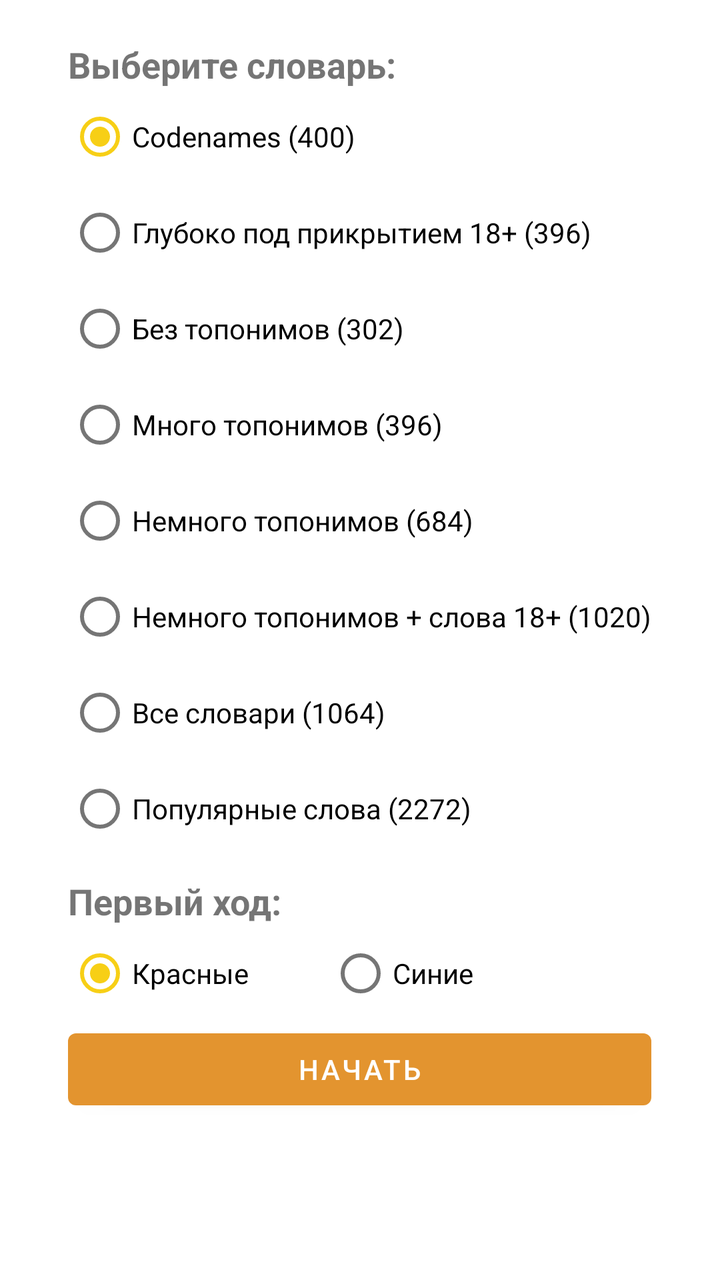
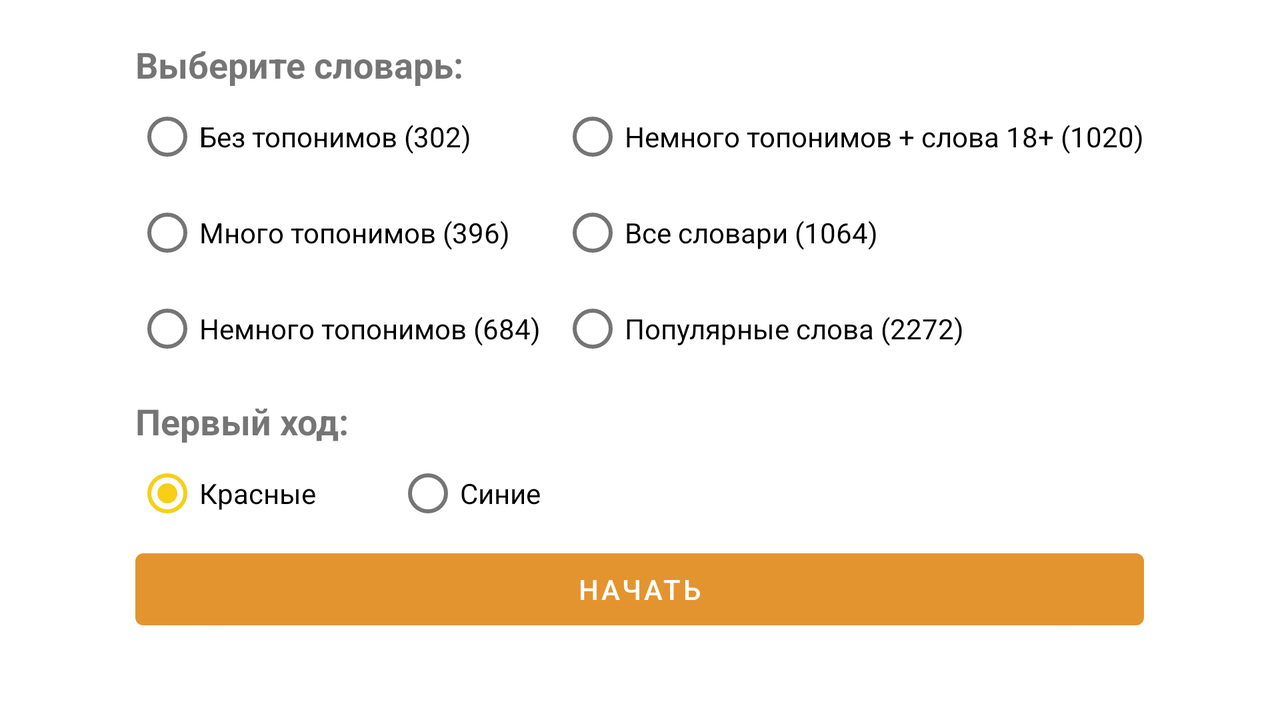

An Android layout and its configuration variant, each rendered on a device that would load it. The default file and the variant file are quoted in full after the pictures.
<!-- AndroidManifest.xml: application theme Theme.Codenames -->
<!-- res/layout/activity_menu_create_game.xml -->
<?xml version="1.0" encoding="utf-8"?>
<LinearLayout xmlns:android="http://schemas.android.com/apk/res/android"
    xmlns:tools="http://schemas.android.com/tools"
    android:layout_width="match_parent"
    android:layout_height="match_parent"
    android:orientation="vertical"
    >

    <ScrollView
        android:layout_width="match_parent"
        android:layout_height="match_parent"
        android:paddingVertical="20dp">

        <LinearLayout
            android:layout_width="wrap_content"
            android:layout_height="wrap_content"
            android:layout_gravity="center_horizontal"
            android:orientation="vertical">

            <TextView
                android:layout_width="match_parent"
                android:layout_height="wrap_content"
                android:text="@string/select_dictionary"
                android:textSize="18sp"
                android:textStyle="bold"/>

            <RadioGroup
                android:id="@+id/radioGroup"
                android:layout_width="match_parent"
                android:layout_height="wrap_content">

                <RadioButton
                    android:id="@+id/radioButtonGaga"
                    android:layout_width="match_parent"
                    android:layout_height="wrap_content"
                    android:checked="true"
                    android:text="Сodenames (400)" />

                <RadioButton
                    android:id="@+id/radioButtonUndercover"
                    android:layout_width="match_parent"
                    android:layout_height="wrap_content"
                    android:text="Глубоко под прикрытием 18+ (396)" />

                <RadioButton
                    android:id="@+id/radioButtonWithoutToponyms"
                    android:layout_width="match_parent"
                    android:layout_height="wrap_content"
                    android:text="Без топонимов (302)" />

                <RadioButton
                    android:id="@+id/radioButtonWithManyToponyms"
                    android:layout_width="match_parent"
                    android:layout_height="wrap_content"
                    android:text="Много топонимов (396)" />

                <RadioButton
                    android:id="@+id/radioButtonFewToponyms"
                    android:layout_width="match_parent"
                    android:layout_height="wrap_content"
                    android:text="Немного топонимов (684)" />

                <RadioButton
                    android:id="@+id/radioButtonFewToponymsAnd18"
                    android:layout_width="match_parent"
                    android:layout_height="wrap_content"
                    android:text="Немного топонимов + слова 18+ (1020)" />

                <RadioButton
                    android:id="@+id/radioButtonAllDictionary"
                    android:layout_width="match_parent"
                    android:layout_height="wrap_content"
                    android:text="Все словари (1064)" />

                <RadioButton
                    android:id="@+id/radioButtonBigDictionary"
                    android:layout_width="match_parent"
                    android:layout_height="wrap_content"
                    android:text="Популярные слова (2272)" />
            </RadioGroup>

            <TextView
                android:layout_marginTop="10dp"
                android:layout_width="match_parent"
                android:layout_height="wrap_content"
                android:text="Первый ход:"
                android:textStyle="bold"
                android:textSize="18sp" />

            <RadioGroup
                android:id="@+id/radioGroupFirstMove"
                android:layout_width="match_parent"
                android:layout_height="wrap_content"
                android:orientation="horizontal">

                <RadioButton
                    android:id="@+id/radioButtonRed"
                    android:layout_width="wrap_content"
                    android:layout_height="wrap_content"
                    android:checked="true"
                    android:paddingEnd="40dp"
                    android:text="Красные"
                    tools:ignore="RtlSymmetry" />

                <RadioButton
                    android:id="@+id/radioButtonBlue"
                    android:layout_width="match_parent"
                    android:layout_height="wrap_content"
                    android:text="Синие" />
            </RadioGroup>

            
            
            
            
            
            
            

            <Button
                android:id="@+id/btn_begin"
                android:layout_width="match_parent"
                android:layout_height="wrap_content"
                android:text="@string/begin" />

        </LinearLayout>

    </ScrollView>

</LinearLayout>
<!-- resources referenced by this layout -->
<resources>
  <string name="begin">Начать</string>
  <string name="select_dictionary">Выберите словарь:</string>
  <style name="Theme.Codenames" parent="Theme.MaterialComponents.DayNight.DarkActionBar">
          
          <item name="colorPrimary">@color/orange_200</item>
          <item name="colorPrimaryVariant">@color/orange_500</item>
          <item name="colorOnPrimary">@color/white</item>
          
          <item name="colorSecondary">@color/yellow_200</item>
          <item name="colorSecondaryVariant">@color/yellow_700</item>
          <item name="colorOnSecondary">@color/black</item>
          
          <item name="android:statusBarColor" tools:targetApi="l">?attr/colorPrimaryVariant</item>
          
      </style>
  <color name="orange_200">#E3942F</color>
  <color name="orange_500">#CC6633</color>
  <color name="white">#FFFFFFFF</color>
  <color name="yellow_200">#F7CF16</color>
  <color name="yellow_700">#CC9933</color>
  <color name="black">#FF000000</color>
</resources>
<!-- res/layout-land/activity_menu_create_game.xml (the repository's variant of the layout above) -->
<!-- drawn on the phone turned sideways -->
<?xml version="1.0" encoding="utf-8"?>
<LinearLayout xmlns:android="http://schemas.android.com/apk/res/android"
    xmlns:tools="http://schemas.android.com/tools"
    android:layout_width="match_parent"
    android:layout_height="match_parent"
    android:orientation="vertical"
    >

    <ScrollView
        android:layout_width="match_parent"
        android:layout_height="match_parent"
        android:paddingVertical="20dp">

        <LinearLayout
            android:layout_width="wrap_content"
            android:layout_height="wrap_content"
            android:layout_gravity="center_horizontal"
            android:orientation="vertical">

            <TextView
                android:layout_width="match_parent"
                android:layout_height="wrap_content"
                android:text="@string/select_dictionary"
                android:textSize="18sp"
                android:textStyle="bold"/>

            <RadioGroup
                android:id="@+id/radioGroup"
                android:layout_width="match_parent"
                android:layout_height="wrap_content">

                <LinearLayout
                    android:layout_width="wrap_content"
                    android:layout_height="wrap_content"
                    android:orientation="horizontal">

                    <LinearLayout
                        android:layout_width="wrap_content"
                        android:layout_height="wrap_content"
                        android:orientation="vertical"
                        android:paddingEnd="10dp">

                        <RadioButton
                            android:id="@+id/radioButtonWithoutToponyms"
                            android:layout_width="match_parent"
                            android:layout_height="wrap_content"
                            android:text="Без топонимов (302)" />

                        <RadioButton
                            android:id="@+id/radioButtonWithManyToponyms"
                            android:layout_width="match_parent"
                            android:layout_height="wrap_content"
                            android:text="Много топонимов (396)" />

                        <RadioButton
                            android:id="@+id/radioButtonFewToponyms"
                            android:layout_width="match_parent"
                            android:layout_height="wrap_content"
                            android:text="Немного топонимов (684)" />
                    </LinearLayout>

                    <LinearLayout
                        android:layout_width="wrap_content"
                        android:layout_height="wrap_content"
                        android:orientation="vertical">

                        <RadioButton
                            android:id="@+id/radioButtonFewToponymsAnd18"
                            android:layout_width="match_parent"
                            android:layout_height="wrap_content"
                            android:text="Немного топонимов + слова 18+ (1020)" />

                        <RadioButton
                            android:id="@+id/radioButtonAllDictionary"
                            android:layout_width="match_parent"
                            android:layout_height="wrap_content"
                            android:text="Все словари (1064)" />

                        <RadioButton
                            android:id="@+id/radioButtonBigDictionary"
                            android:layout_width="match_parent"
                            android:layout_height="wrap_content"
                            android:text="Популярные слова (2272)" />
                    </LinearLayout>
                </LinearLayout>





            </RadioGroup>

            <TextView
                android:layout_marginTop="10dp"
                android:layout_width="match_parent"
                android:layout_height="wrap_content"
                android:text="Первый ход:"
                android:textStyle="bold"
                android:textSize="18sp" />

            <RadioGroup
                android:id="@+id/radioGroupFirstMove"
                android:layout_width="match_parent"
                android:layout_height="wrap_content"
                android:orientation="horizontal">

                <RadioButton
                    android:id="@+id/radioButtonRed"
                    android:layout_width="wrap_content"
                    android:layout_height="wrap_content"
                    android:checked="true"
                    android:paddingEnd="40dp"
                    android:text="Красные"
                    tools:ignore="RtlSymmetry" />

                <RadioButton
                    android:id="@+id/radioButtonBlue"
                    android:layout_width="match_parent"
                    android:layout_height="wrap_content"
                    android:text="Синие" />
            </RadioGroup>

            
            
            
            
            
            
            

            <Button
                android:id="@+id/btn_begin"
                android:layout_width="match_parent"
                android:layout_height="wrap_content"
                android:text="@string/begin" />

        </LinearLayout>

    </ScrollView>

</LinearLayout>
